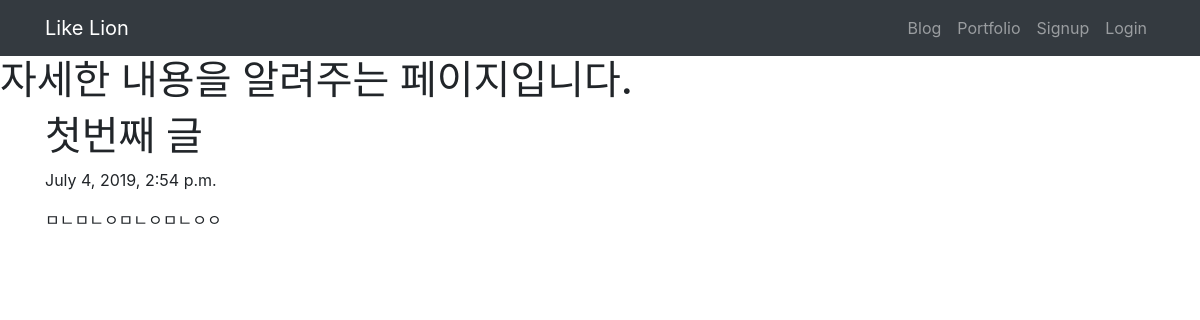
The page /blog/1 on the database its author committed.
### blogapp/models.py (models this page shows, shortened)
class Blog(models.Model):
    title = models.CharField(max_length=200)
    pub_date = models.DateTimeField('date published')
    body = models.TextField()

### blogapp/views.py (the view)
# urls.py: path('<int:blog_id>', views.detail, name = "detail"),
def detail(request, blog_id): # request만으로는 정보 부족. 몇 번 객체를 다룰 것인지 정보 필요.
    blog_detail = get_object_or_404(Blog, pk = blog_id)
    return render(request, "detail.html", {'details' : blog_detail})

### blogapp/templates/detail.html
{% extends 'base.html' %} {% block contents %}
<h1>자세한 내용을 알려주는 페이지입니다.</h1>
<div class="container">
  <h1>{{ details.title }}</h1>
  <p>{{ details.pub_date }}</p>
  <p>{{ details.body }}</p>
</div>
{% endblock %}

### rows shown on the page
Blog: title "첫번째 글", pub_date "July 4, 2019, 2:54 p.m.", body "ㅁㄴㅁㄴㅇㅁㄴㅇㅁㄴㅇㅇ"
